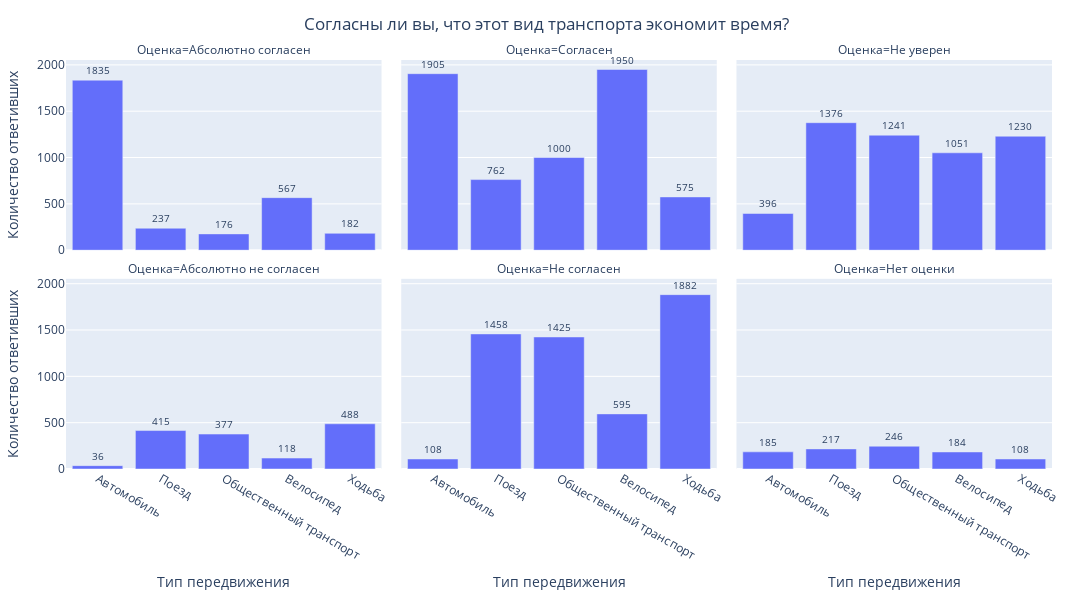
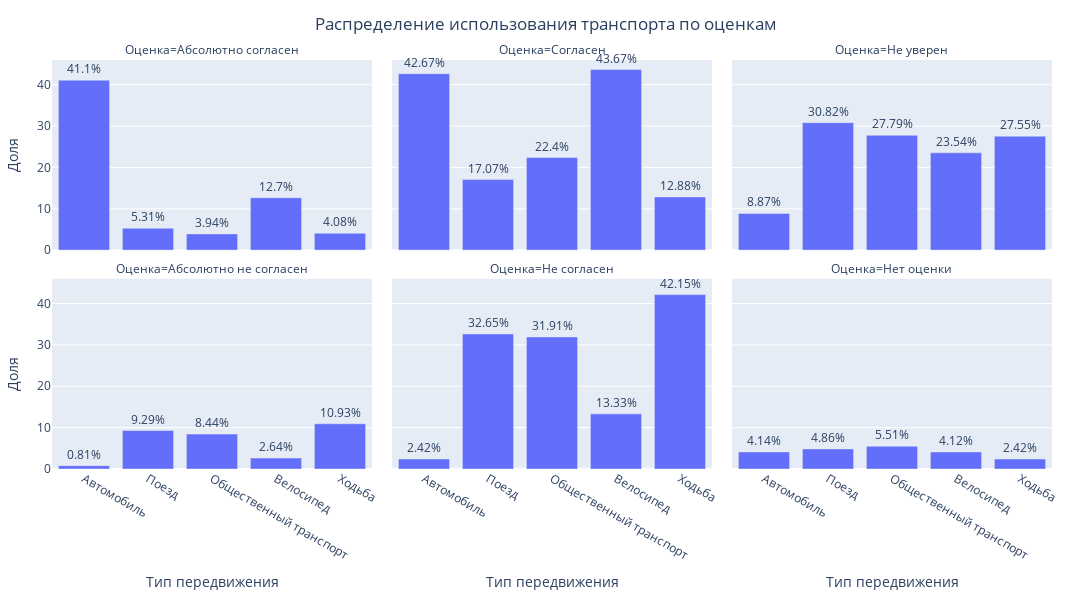

The notebook cell saved with these charts, in order:
### Markdown cell above
# Восприятие транспорта (важно для моделирования предпочтений)
    'GEBRUIK_AUTO_STELLING3': 'восприятие_экономии_времени_авто',
    'GEBRUIK_AUTO_STELLING4': 'восприятие_безопасности_авто',
    'GEBRUIK_TREIN_STELLING3': 'восприятие_экономии_времени_поезда',
    'GEBRUIK_TREIN_STELLING4': 'восприятие_безопасности_поезда',
    'GEBRUIK_BTM_STELLING3': 'восприятие_экономии_времени_общественного_транспорта',
    'GEBRUIK_BTM_STELLING4': 'восприятие_безопасности_общественного_транспорта',
    'GEBRUIK_FIETS_STELLING2': 'восприятие_релаксации_на_велосипеде',
    'GEBRUIK_FIETS_STELLING3': 'восприятие_экономии_времени_велосипеда',
    'GEBRUIK_LOPEN_STELLING3': 'восприятие_экономии_времени_ходьбы',
    'GEBRUIK_LOPEN_STELLING4': 'восприятие_безопасности_ходьбы',

### Code cell
df51 = df.groupby('GEBRUIK_AUTO_STELLING3').size().reset_index()

df51 = df51.rename(columns = {'GEBRUIK_AUTO_STELLING3': 'Оценка экономии времени на автомобиле', 
                              0: 'Количество ответивших'})

df51.sort_values('Количество ответивших', ascending=False)

df51['Тип передвижения'] = 'Автомобиль'




df52 = df.groupby('GEBRUIK_TREIN_STELLING3').size().reset_index()

df52 = df52.rename(columns = {'GEBRUIK_TREIN_STELLING3': 'Оценка экономии времени на поезде', 
                              0: 'Количество ответивших'})

df52.sort_values('Количество ответивших', ascending=False)
df52['Тип передвижения'] = 'Поезд'


df53 = df.groupby('GEBRUIK_BTM_STELLING3').size().reset_index()

df53 = df53.rename(columns={'GEBRUIK_BTM_STELLING3': 'Оценка экономии времени на общественном транспорте', 
                            0: 'Количество ответивших'})

df53 = df53.sort_values('Количество ответивших', ascending=False)
df53['Тип передвижения'] = 'Общественный транспорт'



df54 = df.groupby('GEBRUIK_FIETS_STELLING3').size().reset_index()
df54 = df54.rename(columns={'GEBRUIK_FIETS_STELLING3': 'Оценка экономии времени на велосипеде', 
                            0: 'Количество ответивших'})
df54 = df54.sort_values('Количество ответивших', ascending=False)
df54['Тип передвижения'] = 'Велосипед'


df55 = df.groupby('GEBRUIK_LOPEN_STELLING3').size().reset_index()
df55 = df55.rename(columns={'GEBRUIK_LOPEN_STELLING3': 'Оценка экономии времени при ходьбе', 
                            0: 'Количество ответивших'})
df55 = df55.sort_values('Количество ответивших', ascending=False)
df55['Тип передвижения'] = 'Ходьба'




df5 = pd.concat([df51, df52, df53, df54, df55])

overall = sum(df51['Количество ответивших'])


print(overall)

df_long = pd.melt(
    df5,
    id_vars=['Количество ответивших', 'Тип передвижения'],
    value_vars=['Оценка экономии времени на автомобиле', 'Оценка экономии времени на поезде', 'Оценка экономии времени на общественном транспорте', 'Оценка экономии времени на велосипеде', 'Оценка экономии времени при ходьбе'],
    var_name='Тип оценки',
    value_name='Оценка'
)

# Удаление NaN значений
df_long.dropna(inplace=True)

# Вычисление долей в процентах
df_long['Доля'] = round((df_long['Количество ответивших'] / overall) * 100, 2)

# Замена категорий оценок
df_long['Оценка'] = df_long['Оценка'].replace({
    1: 'Абсолютно не согласен',
    2: 'Не согласен',
    3: 'Не уверен',
    4: 'Согласен',
    5: 'Абсолютно согласен',
    6: 'Нет оценки'
})

# Задание порядка категорий
order = ['Абсолютно согласен', 'Согласен', 'Не уверен', 'Абсолютно не согласен', 'Не согласен', 'Нет оценки']
df_long['Оценка'] = pd.Categorical(df_long['Оценка'], categories=order, ordered=True)

# Построение графика для количества поездок
fig3 = px.bar(
    df_long, 
    x='Тип передвижения', 
    y='Количество ответивших', 
    text='Количество ответивших',
    facet_col='Оценка',
    facet_col_wrap=3,
    height=600, 
    width=1400,
    category_orders={'Оценка': order}
)

fig3.update_traces(textfont_size=10, textposition='outside', cliponaxis=False)

fig3.update_layout(
    title={'text': 'Согласны ли вы, что этот вид транспорта экономит время?', 'x': 0.5},
    margin=dict(t=60, b=40, l=40, r=40),
    legend=dict(title='Тип передвижения', orientation='h', yanchor='bottom', y=-0.2, xanchor='center', x=0.5)
)

fig3.show()



#--------------ОТОБРАЗИМ ВСЕ В ДОЛЯХ----------------------
fig4 = px.bar(
    df_long, 
    x='Тип передвижения', 
    y='Доля', 
    text='Доля',
    facet_col='Оценка',
    facet_col_wrap=3,
    height=600, 
    width=1400,
    category_orders={'Оценка': order}
)

fig4.update_traces(
    textposition='outside',
    textfont=dict(size=12),  
    cliponaxis=False,  
    texttemplate='%{text}%', 
    offsetgroup=1 
)

fig4.update_layout(
    title={'text': 'Распределение использования транспорта по оценкам', 'x': 0.5},
    margin=dict(t=60, b=40, l=40, r=40),
    uniformtext_minsize=12,
    uniformtext_mode='show'  
)

fig4.show()

### Figure 1 — Plotly figure (JSON) as saved in the notebook; plotly's stock layout.template omitted (floating-point values rounded to 4 significant figures)
{"data": [{"cliponaxis": false, "hovertemplate": "Оценка=Абсолютно согласен<br>Тип передвижения=%{x}<br>Количество ответивших=%{text}<extra></extra>", "legendgroup": "", "marker": {"color": "#636efa", "pattern": {"shape": ""}}, "name": "", "orientation": "v", "showlegend": false, "text": [1835.0, 237.0, 176.0, 567.0, 182.0], "textfont": {"size": 10}, "textposition": "outside", "type": "bar", "x": ["Автомобиль", "Поезд", "Общественный транспорт", "Велосипед", "Ходьба"], "xaxis": "x4", "y": [1835, 237, 176, 567, 182], "yaxis": "y4"}, {"cliponaxis": false, "hovertemplate": "Оценка=Согласен<br>Тип передвижения=%{x}<br>Количество ответивших=%{text}<extra></extra>", "legendgroup": "", "marker": {"color": "#636efa", "pattern": {"shape": ""}}, "name": "", "orientation": "v", "showlegend": false, "text": [1905.0, 762.0, 1000.0, 1950.0, 575.0], "textfont": {"size": 10}, "textposition": "outside", "type": "bar", "x": ["Автомобиль", "Поезд", "Общественный транспорт", "Велосипед", "Ходьба"], "xaxis": "x5", "y": [1905, 762, 1000, 1950, 575], "yaxis": "y5"}, {"cliponaxis": false, "hovertemplate": "Оценка=Не уверен<br>Тип передвижения=%{x}<br>Количество ответивших=%{text}<extra></extra>", "legendgroup": "", "marker": {"color": "#636efa", "pattern": {"shape": ""}}, "name": "", "orientation": "v", "showlegend": false, "text": [396.0, 1376.0, 1241.0, 1051.0, 1230.0], "textfont": {"size": 10}, "textposition": "outside", "type": "bar", "x": ["Автомобиль", "Поезд", "Общественный транспорт", "Велосипед", "Ходьба"], "xaxis": "x6", "y": [396, 1376, 1241, 1051, 1230], "yaxis": "y6"}, {"cliponaxis": false, "hovertemplate": "Оценка=Абсолютно не согласен<br>Тип передвижения=%{x}<br>Количество ответивших=%{text}<extra></extra>", "legendgroup": "", "marker": {"color": "#636efa", "pattern": {"shape": ""}}, "name": "", "orientation": "v", "showlegend": false, "text": [36.0, 415.0, 377.0, 118.0, 488.0], "textfont": {"size": 10}, "textposition": "outside", "type": "bar", "x": ["Автомобиль", "Поезд", "Общественный транспорт", "Велосипед", "Ходьба"], "xaxis": "x", "y": [36, 415, 377, 118, 488], "yaxis": "y"}, {"cliponaxis": false, "hovertemplate": "Оценка=Не согласен<br>Тип передвижения=%{x}<br>Количество ответивших=%{text}<extra></extra>", "legendgroup": "", "marker": {"color": "#636efa", "pattern": {"shape": ""}}, "name": "", "orientation": "v", "showlegend": false, "text": [108.0, 1458.0, 1425.0, 595.0, 1882.0], "textfont": {"size": 10}, "textposition": "outside", "type": "bar", "x": ["Автомобиль", "Поезд", "Общественный транспорт", "Велосипед", "Ходьба"], "xaxis": "x2", "y": [108, 1458, 1425, 595, 1882], "yaxis": "y2"}, {"cliponaxis": false, "hovertemplate": "Оценка=Нет оценки<br>Тип передвижения=%{x}<br>Количество ответивших=%{text}<extra></extra>", "legendgroup": "", "marker": {"color": "#636efa", "pattern": {"shape": ""}}, "name": "", "orientation": "v", "showlegend": false, "text": [185.0, 217.0, 246.0, 184.0, 108.0], "textfont": {"size": 10}, "textposition": "outside", "type": "bar", "x": ["Автомобиль", "Поезд", "Общественный транспорт", "Велосипед", "Ходьба"], "xaxis": "x3", "y": [185, 217, 246, 184, 108], "yaxis": "y3"}], "layout": {"annotations": [{"font": {}, "showarrow": false, "text": "Оценка=Абсолютно не согласен", "x": 0.16, "xanchor": "center", "xref": "paper", "y": 0.465, "yanchor": "bottom", "yref": "paper"}, {"font": {}, "showarrow": false, "text": "Оценка=Не согласен", "x": 0.5, "xanchor": "center", "xref": "paper", "y": 0.465, "yanchor": "bottom", "yref": "paper"}, {"font": {}, "showarrow": false, "text": "Оценка=Нет оценки", "x": 0.84, "xanchor": "center", "xref": "paper", "y": 0.465, "yanchor": "bottom", "yref": "paper"}, {"font": {}, "showarrow": false, "text": "Оценка=Абсолютно согласен", "x": 0.16, "xanchor": "center", "xref": "paper", "y": 1.0, "yanchor": "bottom", "yref": "paper"}, {"font": {}, "showarrow": false, "text": "Оценка=Согласен", "x": 0.5, "xanchor": "center", "xref": "paper", "y": 1.0, "yanchor": "bottom", "yref": "paper"}, {"font": {}, "showarrow": false, "text": "Оценка=Не уверен", "x": 0.84, "xanchor": "center", "xref": "paper", "y": 1.0, "yanchor": "bottom", "yref": "paper"}], "barmode": "relative", "height": 600, "legend": {"orientation": "h", "title": {"text": "Тип передвижения"}, "tracegroupgap": 0, "x": 0.5, "xanchor": "center", "y": -0.2, "yanchor": "bottom"}, "margin": {"b": 40, "l": 40, "r": 40, "t": 60}, "title": {"text": "Согласны ли вы, что этот вид транспорта экономит время?", "x": 0.5}, "width": 1400, "xaxis": {"anchor": "y", "domain": [0, 0.32], "title": {"text": "Тип передвижения"}}, "xaxis2": {"anchor": "y2", "domain": [0.34, 0.66], "matches": "x", "title": {"text": "Тип передвижения"}}, "xaxis3": {"anchor": "y3", "domain": [0.68, 1.0], "matches": "x", "title": {"text": "Тип передвижения"}}, "xaxis4": {"anchor": "y4", "domain": [0, 0.32], "matches": "x", "showticklabels": false}, "xaxis5": {"anchor": "y5", "domain": [0.34, 0.66], "matches": "x", "showticklabels": false}, "xaxis6": {"anchor": "y6", "domain": [0.68, 1.0], "matches": "x", "showticklabels": false}, "yaxis": {"anchor": "x", "domain": [0, 0.465], "title": {"text": "Количество ответивших"}}, "yaxis2": {"anchor": "x2", "domain": [0, 0.465], "matches": "y", "showticklabels": false}, "yaxis3": {"anchor": "x3", "domain": [0, 0.465], "matches": "y", "showticklabels": false}, "yaxis4": {"anchor": "x4", "domain": [0.535, 1.0], "matches": "y", "title": {"text": "Количество ответивших"}}, "yaxis5": {"anchor": "x5", "domain": [0.535, 1.0], "matches": "y", "showticklabels": false}, "yaxis6": {"anchor": "x6", "domain": [0.535, 1.0], "matches": "y", "showticklabels": false}}}

### Figure 2 — Plotly figure (JSON) as saved in the notebook; plotly's stock layout.template omitted (floating-point values rounded to 4 significant figures)
{"data": [{"cliponaxis": false, "hovertemplate": "Оценка=Абсолютно согласен<br>Тип передвижения=%{x}<br>Доля=%{text}<extra></extra>", "legendgroup": "", "marker": {"color": "#636efa", "pattern": {"shape": ""}}, "name": "", "offsetgroup": "1", "orientation": "v", "showlegend": false, "text": [41.1, 5.31, 3.94, 12.7, 4.08], "textfont": {"size": 12}, "textposition": "outside", "texttemplate": "%{text}%", "type": "bar", "x": ["Автомобиль", "Поезд", "Общественный транспорт", "Велосипед", "Ходьба"], "xaxis": "x4", "y": [41.1, 5.31, 3.94, 12.7, 4.08], "yaxis": "y4"}, {"cliponaxis": false, "hovertemplate": "Оценка=Согласен<br>Тип передвижения=%{x}<br>Доля=%{text}<extra></extra>", "legendgroup": "", "marker": {"color": "#636efa", "pattern": {"shape": ""}}, "name": "", "offsetgroup": "1", "orientation": "v", "showlegend": false, "text": [42.67, 17.07, 22.4, 43.67, 12.88], "textfont": {"size": 12}, "textposition": "outside", "texttemplate": "%{text}%", "type": "bar", "x": ["Автомобиль", "Поезд", "Общественный транспорт", "Велосипед", "Ходьба"], "xaxis": "x5", "y": [42.67, 17.07, 22.4, 43.67, 12.88], "yaxis": "y5"}, {"cliponaxis": false, "hovertemplate": "Оценка=Не уверен<br>Тип передвижения=%{x}<br>Доля=%{text}<extra></extra>", "legendgroup": "", "marker": {"color": "#636efa", "pattern": {"shape": ""}}, "name": "", "offsetgroup": "1", "orientation": "v", "showlegend": false, "text": [8.87, 30.82, 27.79, 23.54, 27.55], "textfont": {"size": 12}, "textposition": "outside", "texttemplate": "%{text}%", "type": "bar", "x": ["Автомобиль", "Поезд", "Общественный транспорт", "Велосипед", "Ходьба"], "xaxis": "x6", "y": [8.87, 30.82, 27.79, 23.54, 27.55], "yaxis": "y6"}, {"cliponaxis": false, "hovertemplate": "Оценка=Абсолютно не согласен<br>Тип передвижения=%{x}<br>Доля=%{text}<extra></extra>", "legendgroup": "", "marker": {"color": "#636efa", "pattern": {"shape": ""}}, "name": "", "offsetgroup": "1", "orientation": "v", "showlegend": false, "text": [0.81, 9.29, 8.44, 2.64, 10.93], "textfont": {"size": 12}, "textposition": "outside", "texttemplate": "%{text}%", "type": "bar", "x": ["Автомобиль", "Поезд", "Общественный транспорт", "Велосипед", "Ходьба"], "xaxis": "x", "y": [0.81, 9.29, 8.44, 2.64, 10.93], "yaxis": "y"}, {"cliponaxis": false, "hovertemplate": "Оценка=Не согласен<br>Тип передвижения=%{x}<br>Доля=%{text}<extra></extra>", "legendgroup": "", "marker": {"color": "#636efa", "pattern": {"shape": ""}}, "name": "", "offsetgroup": "1", "orientation": "v", "showlegend": false, "text": [2.42, 32.65, 31.91, 13.33, 42.15], "textfont": {"size": 12}, "textposition": "outside", "texttemplate": "%{text}%", "type": "bar", "x": ["Автомобиль", "Поезд", "Общественный транспорт", "Велосипед", "Ходьба"], "xaxis": "x2", "y": [2.42, 32.65, 31.91, 13.33, 42.15], "yaxis": "y2"}, {"cliponaxis": false, "hovertemplate": "Оценка=Нет оценки<br>Тип передвижения=%{x}<br>Доля=%{text}<extra></extra>", "legendgroup": "", "marker": {"color": "#636efa", "pattern": {"shape": ""}}, "name": "", "offsetgroup": "1", "orientation": "v", "showlegend": false, "text": [4.14, 4.86, 5.51, 4.12, 2.42], "textfont": {"size": 12}, "textposition": "outside", "texttemplate": "%{text}%", "type": "bar", "x": ["Автомобиль", "Поезд", "Общественный транспорт", "Велосипед", "Ходьба"], "xaxis": "x3", "y": [4.14, 4.86, 5.51, 4.12, 2.42], "yaxis": "y3"}], "layout": {"annotations": [{"font": {}, "showarrow": false, "text": "Оценка=Абсолютно не согласен", "x": 0.16, "xanchor": "center", "xref": "paper", "y": 0.465, "yanchor": "bottom", "yref": "paper"}, {"font": {}, "showarrow": false, "text": "Оценка=Не согласен", "x": 0.5, "xanchor": "center", "xref": "paper", "y": 0.465, "yanchor": "bottom", "yref": "paper"}, {"font": {}, "showarrow": false, "text": "Оценка=Нет оценки", "x": 0.84, "xanchor": "center", "xref": "paper", "y": 0.465, "yanchor": "bottom", "yref": "paper"}, {"font": {}, "showarrow": false, "text": "Оценка=Абсолютно согласен", "x": 0.16, "xanchor": "center", "xref": "paper", "y": 1.0, "yanchor": "bottom", "yref": "paper"}, {"font": {}, "showarrow": false, "text": "Оценка=Согласен", "x": 0.5, "xanchor": "center", "xref": "paper", "y": 1.0, "yanchor": "bottom", "yref": "paper"}, {"font": {}, "showarrow": false, "text": "Оценка=Не уверен", "x": 0.84, "xanchor": "center", "xref": "paper", "y": 1.0, "yanchor": "bottom", "yref": "paper"}], "barmode": "relative", "height": 600, "legend": {"tracegroupgap": 0}, "margin": {"b": 40, "l": 40, "r": 40, "t": 60}, "title": {"text": "Распределение использования транспорта по оценкам", "x": 0.5}, "uniformtext": {"minsize": 12, "mode": "show"}, "width": 1400, "xaxis": {"anchor": "y", "domain": [0, 0.32], "title": {"text": "Тип передвижения"}}, "xaxis2": {"anchor": "y2", "domain": [0.34, 0.66], "matches": "x", "title": {"text": "Тип передвижения"}}, "xaxis3": {"anchor": "y3", "domain": [0.68, 1.0], "matches": "x", "title": {"text": "Тип передвижения"}}, "xaxis4": {"anchor": "y4", "domain": [0, 0.32], "matches": "x", "showticklabels": false}, "xaxis5": {"anchor": "y5", "domain": [0.34, 0.66], "matches": "x", "showticklabels": false}, "xaxis6": {"anchor": "y6", "domain": [0.68, 1.0], "matches": "x", "showticklabels": false}, "yaxis": {"anchor": "x", "domain": [0, 0.465], "title": {"text": "Доля"}}, "yaxis2": {"anchor": "x2", "domain": [0, 0.465], "matches": "y", "showticklabels": false}, "yaxis3": {"anchor": "x3", "domain": [0, 0.465], "matches": "y", "showticklabels": false}, "yaxis4": {"anchor": "x4", "domain": [0.535, 1.0], "matches": "y", "title": {"text": "Доля"}}, "yaxis5": {"anchor": "x5", "domain": [0.535, 1.0], "matches": "y", "showticklabels": false}, "yaxis6": {"anchor": "x6", "domain": [0.535, 1.0], "matches": "y", "showticklabels": false}}}
